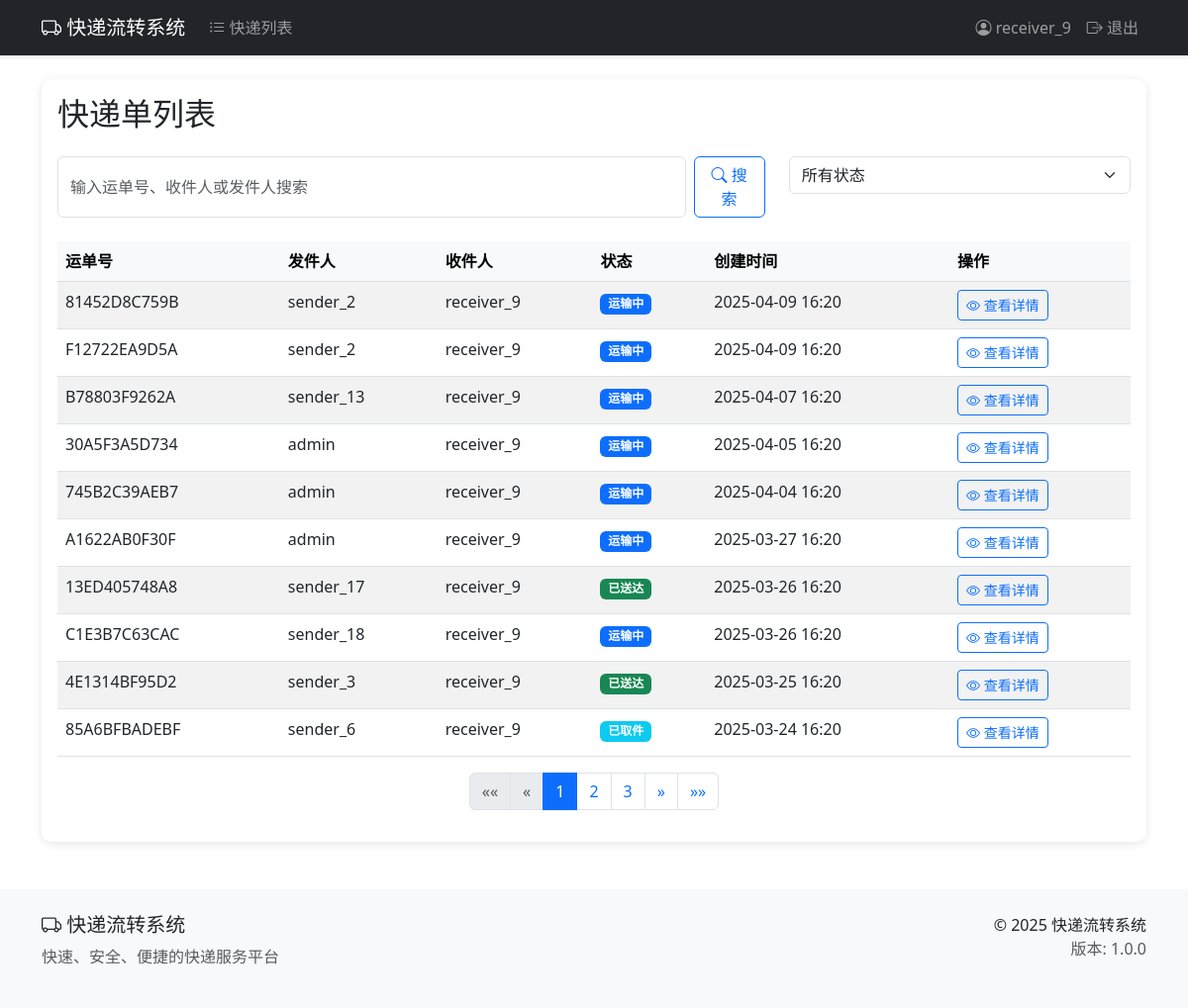
The page /list/ (signed in) on the database its author committed.
### users/models.py (models this page shows, shortened)
class User(AbstractUser):
    USER_TYPE_CHOICES = (
        ('sender', '发件人'),
        ('receiver', '收件人'),
        ('staff', '物流人员'),
        ('admin', '管理员'),
    )
    user_type = models.CharField(max_length=10, choices=USER_TYPE_CHOICES, default='sender', verbose_name='用户类型')
    phone = models.CharField(max_length=15, blank=True, verbose_name='电话号码')
    address = models.TextField(blank=True, verbose_name='地址')
    class Meta:
        verbose_name = '用户'
        verbose_name_plural = '用户'
        ordering = ['-date_joined']

### shipments/models.py (models this page shows, shortened)
class Shipment(models.Model):
    STATUS_CHOICES = (
        ('pending', '待处理'),
        ('picked_up', '已取件'),
        ('in_transit', '运输中'),
        ('delivered', '已送达'),
        ('completed', '已完成'),
    )
    tracking_number = models.CharField(max_length=20, unique=True, verbose_name='运单号')
    sender = models.ForeignKey(
        settings.AUTH_USER_MODEL,
        on_delete=models.CASCADE,
        related_name='sent_shipments',
        verbose_name='发件人'
    )
    receiver = models.ForeignKey(
        settings.AUTH_USER_MODEL,
        on_delete=models.CASCADE,
        related_name='received_shipments',
        verbose_name='收件人'
    )
    status = models.CharField(max_length=20, choices=STATUS_CHOICES, default='pending', verbose_name='状态')
    weight = models.DecimalField(max_digits=5, decimal_places=2, verbose_name='重量(kg)')
    description = models.TextField(verbose_name='包裹描述')
    pickup_address = models.TextField(verbose_name='取件地址')
    delivery_address = models.TextField(verbose_name='送达地址')
    created_at = models.DateTimeField(auto_now_add=True, verbose_name='创建时间')
    updated_at = models.DateTimeField(auto_now=True, verbose_name='更新时间')
    estimated_delivery = models.DateTimeField(null=True, blank=True, verbose_name='预计送达时间')
    class Meta:
        verbose_name = '快递单'
        verbose_name_plural = '快递单'
        ordering = ['-created_at']
        indexes = [
            models.Index(fields=['tracking_number']),
            models.Index(fields=['status']),
            models.Index(fields=['created_at']),
        ]

### shipments/views.py (the view, shortened to what this page needs)
# urls.py: path('list/', views.shipment_list, name='shipment_list'),
@login_required
def shipment_list(request):
    if request.user.user_type == 'staff' or request.user.is_superuser:
        queryset = Shipment.objects.all()
    else:
        queryset = Shipment.objects.filter(
            Q(sender=request.user) | Q(receiver=request.user)
        )
    search_query = request.GET.get('search', '')
    status_filter = request.GET.get('status', '')
    if status_filter:
        queryset = queryset.filter(status=status_filter)
    queryset = queryset.order_by('-created_at')
    paginator = Paginator(queryset, 10)  # 每页显示10条
    page_number = request.GET.get('page', 1)
    shipments = paginator.get_page(page_number)
    return render(request, 'shipments/shipment_list.html', {'shipments': shipments})

### templates/shipments/shipment_list.html (shortened to what this page needs)
{% extends 'base.html' %}
{% block content %}
<div class="card">
    <div class="card-body">
        <div class="d-flex justify-content-between align-items-center mb-4">
            <h2 class="card-title mb-0">快递单列表</h2>
        </div>
        <div class="row mb-4">
            <div class="col-md-8">
                <form method="get" class="d-flex">
                    <input type="text" name="search" class="form-control" placeholder="输入运单号、收件人或发件人搜索" value="{{ request.GET.search }}">
                    <button type="submit" class="btn btn-outline-primary ms-2">
                        <i class="bi bi-search"></i> 搜索
                    </button>
                </form>
            </div>
            <div class="col-md-4">
                <form method="get" class="d-flex">
                    <select name="status" class="form-select" onchange="this.form.submit()" aria-label="筛选状态">
                        <option value="">所有状态</option>
                    </select>
                </form>
            </div>
        </div>
        {% if shipments %}
            <div class="table-responsive">
                <table class="table table-striped table-hover">
                    <thead class="table-light">
                        <tr>
                            <th>运单号</th>
                            <th>发件人</th>
                            <th>收件人</th>
                            <th>状态</th>
                            <th>创建时间</th>
                            <th>操作</th>
                        </tr>
                    </thead>
                    <tbody>
                        {% for shipment in shipments %}
                            <tr>
                                <td>{{ shipment.tracking_number }}</td>
                                <td>{{ shipment.sender.username }}</td>
                                <td>{{ shipment.receiver.username }}</td>
                                <td>
                                    {% if shipment.status == 'pending' %}
                                        <span class="badge bg-warning">待处理</span>
                                    {% elif shipment.status == 'picked_up' %}
                                        <span class="badge bg-info">已取件</span>
                                    {% elif shipment.status == 'in_transit' %}
                                        <span class="badge bg-primary">运输中</span>
                                    {% elif shipment.status == 'delivered' %}
                                        <span class="badge bg-success">已送达</span>
                                    {% elif shipment.status == 'completed' %}
                                        <span class="badge bg-secondary">已完成</span>
                                    {% endif %}
                                </td>
                                <td>{{ shipment.created_at|date:"Y-m-d H:i" }}</td>
                                <td>
                                    <a href="{% url 'shipments:shipment_detail' shipment.tracking_number %}" class="btn btn-sm btn-outline-primary">
                                        <i class="bi bi-eye"></i> 查看详情
                                    </a>
                                </td>
                            </tr>
                        {% endfor %}
                    </tbody>
                </table>
            </div>
            {% if shipments.has_other_pages %}
            <nav aria-label="分页导航">
                <ul class="pagination justify-content-center">
                    {% if shipments.has_previous %}
                        <li class="page-item">
                            <a class="page-link" href="?page=1{% if request.GET.status %}&status={{ request.GET.status }}{% endif %}{% if request.GET.search %}&search={{ request.GET.search }}{% endif %}" aria-label="首页">
                                <span aria-hidden="true">&laquo;&laquo;</span>
                            </a>
                        </li>
                        <li class="page-item">
                            <a class="page-link" href="?page={{ shipments.previous_page_number }}{% if request.GET.status %}&status={{ request.GET.status }}{% endif %}{% if request.GET.search %}&search={{ request.GET.search }}{% endif %}" aria-label="上一页">
                                <span aria-hidden="true">&laquo;</span>
                            </a>
                        </li>
                    {% else %}
                        <li class="page-item disabled">
                            <a class="page-link" href="#" tabindex="-1" aria-disabled="true">
                                <span aria-hidden="true">&laquo;&laquo;</span>
                            </a>
                        </li>
                        <li class="page-item disabled">
                            <a class="page-link" href="#" tabindex="-1" aria-disabled="true">
                                <span aria-hidden="true">&laquo;</span>
                            </a>
                        </li>
                    {% endif %}
                    {% for num in shipments.paginator.page_range %}
                        {% if shipments.number == num %}
                            <li class="page-item active" aria-current="page">
                                <span class="page-link">{{ num }}</span>
                            </li>
                        {% elif num > shipments.number|add:'-3' and num < shipments.number|add:'3' %}
                            <li class="page-item">
                                <a class="page-link" href="?page={{ num }}{% if request.GET.status %}&status={{ request.GET.status }}{% endif %}{% if request.GET.search %}&search={{ request.GET.search }}{% endif %}">{{ num }}</a>
                            </li>
                        {% endif %}
                    {% endfor %}
                    {% if shipments.has_next %}
                        <li class="page-item">
                            <a class="page-link" href="?page={{ shipments.next_page_number }}" aria-label="下一页">
                                <span aria-hidden="true">&raquo;</span>
                            </a>
                        </li>
                        <li class="page-item">
                            <a class="page-link" href="?page={{ shipments.paginator.num_pages }}" aria-label="末页">
                                <span aria-hidden="true">&raquo;&raquo;</span>
                            </a>
                        </li>
                    {% endif %}
                </ul>
            </nav>
            {% endif %}
        {% else %}
            <div class="alert alert-info">
                暂无快递单记录
            </div>
        {% endif %}
    </div>
</div>
{% endblock %}

### templates/base.html (shortened to what this page needs)
<!DOCTYPE html>
{% load static %}
<html lang="zh">
<head>
    <link href="https://cdn.jsdelivr.net/npm/bootstrap@5.3.0/dist/css/bootstrap.min.css" rel="stylesheet">
    <link href="https://cdn.jsdelivr.net/npm/bootstrap-icons@1.11.0/font/bootstrap-icons.css" rel="stylesheet">
    <link href="{% static 'css/style.css' %}" rel="stylesheet">
</head>
<body>
    <nav class="navbar navbar-expand-lg navbar-dark bg-dark">
        <div class="container">
            <a class="navbar-brand" href="{% url 'shipments:home' %}">
                <i class="bi bi-truck"></i> 快递流转系统
            </a>
            <div class="collapse navbar-collapse" id="navbarNav">
                <ul class="navbar-nav me-auto">
                    <li class="nav-item">
                        <a class="nav-link" href="{% url 'shipments:shipment_list' %}">
                            <i class="bi bi-list-ul"></i> 快递列表
                        </a>
                    </li>
                </ul>
                <ul class="navbar-nav">
                    {% if user.is_authenticated %}
                        <li class="nav-item">
                            <a class="nav-link" href="{% url 'users:profile' %}">
                                <i class="bi bi-person-circle"></i> {{ user.username }}
                            </a>
                        </li>
                        <li class="nav-item">
                            <a class="nav-link" href="{% url 'users:logout' %}">
                                <i class="bi bi-box-arrow-right"></i> 退出
                            </a>
                        </li>
                    {% endif %}
                </ul>
            </div>
        </div>
    </nav>
    <div class="container mt-4">
        {% block content %}
        {% endblock %}
    </div>
    <footer class="bg-light py-4 mt-5">
        <div class="container">
            <div class="row">
                <div class="col-md-6">
                    <h5><i class="bi bi-truck"></i> 快递流转系统</h5>
                    <p class="text-muted">快速、安全、便捷的快递服务平台</p>
                </div>
                <div class="col-md-6 text-end">
                    <p class="mb-0">&copy; 2025 快递流转系统</p>
                    <p class="mb-0 text-muted">版本: 1.0.0</p>
                </div>
            </div>
        </div>
    </footer>
</body>
</html>

### static/css/style.css (style rules this page uses)
body { min-height: 100vh; display: flex; flex-direction: column; }
.navbar { box-shadow: 0 2px 4px rgba(0, 0, 0, 0.1); }
.container { flex: 1; }
.card { box-shadow: 0 2px 10px rgba(0, 0, 0, 0.1); border: none; border-radius: 10px; }

### rows shown on the page
User: username "receiver_9"
Shipment: tracking_number "81452D8C759B", sender.username "sender_2", receiver.username "receiver_9", status "运输中", created_at "2025-04-09 16:20"
Shipment: tracking_number "F12722EA9D5A", sender.username "sender_2", receiver.username "receiver_9", status "运输中", created_at "2025-04-09 16:20"
Shipment: tracking_number "B78803F9262A", sender.username "sender_13", receiver.username "receiver_9", status "运输中", created_at "2025-04-07 16:20"
Shipment: tracking_number "30A5F3A5D734", sender.username "admin", receiver.username "receiver_9", status "运输中", created_at "2025-04-05 16:20"
Shipment: tracking_number "745B2C39AEB7", sender.username "admin", receiver.username "receiver_9", status "运输中", created_at "2025-04-04 16:20"
Shipment: tracking_number "A1622AB0F30F", sender.username "admin", receiver.username "receiver_9", status "运输中", created_at "2025-03-27 16:20"
Shipment: tracking_number "13ED405748A8", sender.username "sender_17", receiver.username "receiver_9", status "已送达", created_at "2025-03-26 16:20"
Shipment: tracking_number "C1E3B7C63CAC", sender.username "sender_18", receiver.username "receiver_9", status "运输中", created_at "2025-03-26 16:20"
Shipment: tracking_number "4E1314BF95D2", sender.username "sender_3", receiver.username "receiver_9", status "已送达", created_at "2025-03-25 16:20"
Shipment: tracking_number "85A6BFBADEBF", sender.username "sender_6", receiver.username "receiver_9", status "已取件", created_at "2025-03-24 16:20"

### other values the page prints
{{ num }} "1"
{{ num }} "2" "3"
